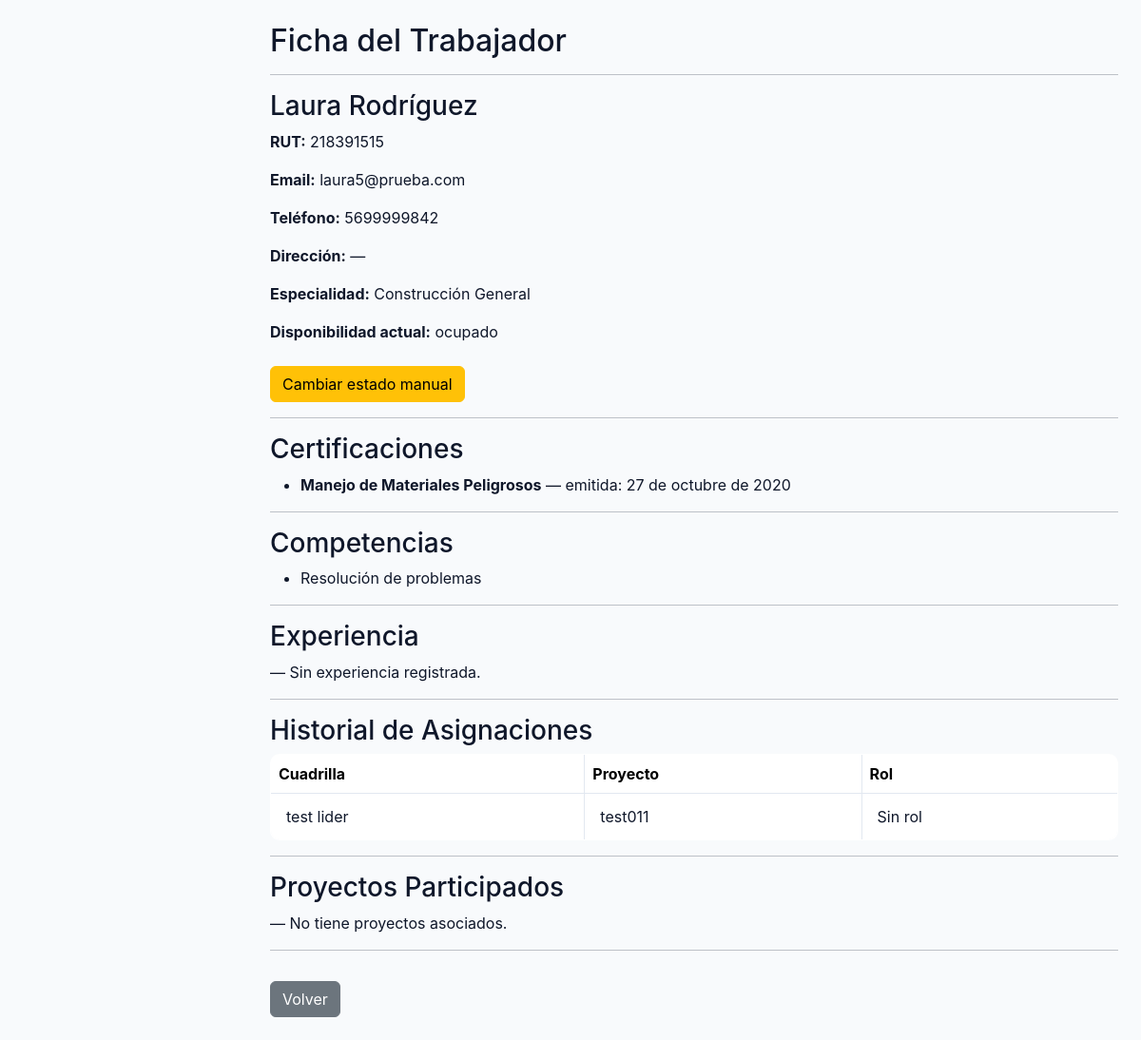
/personal/trabajador/16/detalle/, run on an earlier commit of the app's database.
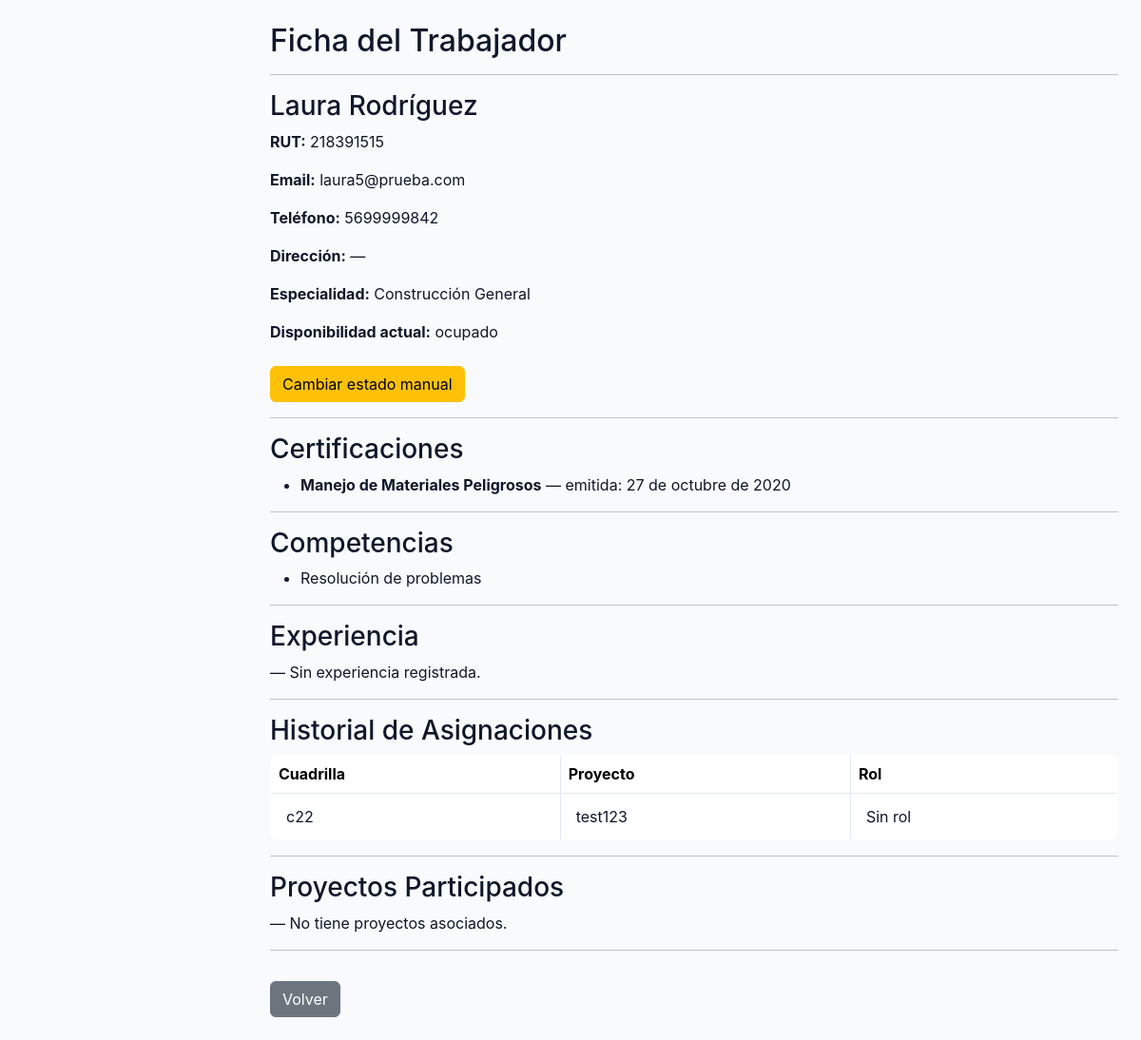
And on a later commit of the database.
### personal/models.py (models this page shows, shortened)
class Trabajador(models.Model):
    TIPO_CHOICES = [
        ('trabajador', 'Trabajador'),
        ('lider', 'Líder'),
        ('jefe', 'Jefe'),
    ]
    ESTADO_CHOICES = [
        ('disponible', 'Disponible'),
        ('asignado', 'Asignado'),
        ('vacaciones', 'Vacaciones'),
        ('licencia', 'Licencia'),
        ('inactivo', 'Inactivo'),
    ]
    rut = models.CharField(max_length=20, unique=True, validators=[rut_valido])
    nombre = models.CharField(max_length=100)
    apellido = models.CharField(max_length=100)
    email = models.EmailField()
    telefono = models.CharField(max_length=30, blank=True, null=True)
    direccion = models.CharField(max_length=255, blank=True, null=True)
    fecha_nacimiento = models.DateField(null=True, blank=True)
    tipo_trabajador = models.CharField(max_length=20, choices=TIPO_CHOICES, default='trabajador')
    especialidad = models.CharField(max_length=100, blank=True, null=True)
    estado = models.CharField(max_length=20, choices=ESTADO_CHOICES, default='disponible')
    fecha_ingreso = models.DateField(null=True, blank=True)
    anos_experiencia = models.PositiveIntegerField(default=0)
    user = models.OneToOneField(User, on_delete=models.SET_NULL, null=True, blank=True, related_name='trabajador_profile')
    activo = models.BooleanField(default=True)
    password_inicial = models.BooleanField(default=False)
    manual_override = models.BooleanField(default=False)
    created_at = models.DateTimeField(auto_now_add=True)
    updated_at = models.DateTimeField(auto_now=True)
    class Meta:
        verbose_name = 'Trabajador'
        verbose_name_plural = 'Trabajadores'

class CertificacionTrabajador(models.Model):
    trabajador = models.ForeignKey(Trabajador, on_delete=models.CASCADE, related_name='certificaciones_trabajador')
    nombre = models.CharField(max_length=150)
    entidad = models.CharField(max_length=150, blank=True, null=True)
    archivo = models.FileField(upload_to='certificaciones/', blank=True, null=True)
    fecha_emision = models.DateField()
    fecha_expiracion = models.DateField(null=True, blank=True)

class CompetenciaTrabajador(models.Model):
    NIVEL_CHOICES = [
        ('basico', 'Básico'),
        ('intermedio', 'Intermedio'),
        ('avanzado', 'Avanzado'),
        ('experto', 'Experto'),
    ]
    trabajador = models.ForeignKey(Trabajador, on_delete=models.CASCADE, related_name='competencias')
    nombre = models.CharField(max_length=100)
    nivel = models.CharField(max_length=20, choices=NIVEL_CHOICES, default='basico')
    fecha_adquisicion = models.DateField(null=True, blank=True)
    class Meta:
        unique_together = ('trabajador', 'nombre')

class Asignacion(models.Model):
    trabajador = models.ForeignKey(User, on_delete=models.CASCADE)
    cuadrilla = models.ForeignKey(Cuadrilla, on_delete=models.CASCADE, related_name='asignaciones')
    rol = models.ForeignKey(Rol, on_delete=models.SET_NULL, null=True, blank=True)

class Cuadrilla(models.Model):
    nombre = models.CharField(max_length=100)
    proyecto = models.ForeignKey(Proyecto, on_delete=models.CASCADE, related_name='cuadrillas', null=True, blank=True)
    lider = models.ForeignKey(User, on_delete=models.SET_NULL, null=True, blank=True, related_name='cuadrillas_lideradas')

### proyectos/models.py (models this page shows, shortened)
class Proyecto(models.Model):
    nombre = models.CharField(max_length=100)
    descripcion = models.TextField(blank=True)
    TIPO_CHOICES = [
        ('construccion', 'Construcción'),
        ('mantenimiento', 'Mantenimiento'),
        ('instalacion', 'Instalación'),
        ('otro', 'Otro'),
    ]
    tipo = models.CharField(max_length=30, choices=TIPO_CHOICES, default='otro')
    COMPLEJIDAD_CHOICES = [
        ('baja', 'Baja'),
        ('media', 'Media'),
        ('alta', 'Alta'),
    ]
    complejidad = models.CharField(max_length=10, choices=COMPLEJIDAD_CHOICES, default='media')
    fecha_inicio = models.DateField()
    fecha_termino = models.DateField(null=True, blank=True)
    jefe = models.ForeignKey(User, on_delete=models.CASCADE, related_name='proyectos')
    created_by = models.ForeignKey(User, on_delete=models.SET_NULL, null=True, blank=True, related_name='proyectos_creados')
    created_at = models.DateTimeField(auto_now_add=True)
    activo = models.BooleanField(default=True)

### personal/views.py (the view)
def detalle_trabajador(request, trabajador_id):
    trabajador = get_object_or_404(Trabajador, id=trabajador_id)
    perfil = TrabajadorPerfil.objects.filter(user=trabajador.user).first()
    competencias = CompetenciaTrabajador.objects.filter(trabajador=trabajador)
    certificaciones = CertificacionTrabajador.objects.filter(trabajador=trabajador)
    experiencias = ExperienciaTrabajador.objects.filter(trabajador=trabajador)
    asignaciones = Asignacion.objects.filter(trabajador=trabajador.user)
    if getattr(trabajador, 'manual_override', False):
        disponibilidad = trabajador.estado
    elif perfil:
        disponibilidad = perfil.estado_efectivo
    else:
        disponibilidad = '—'
    return render(request, "detalle_trabajador.html", {
        "trabajador": trabajador,
        "perfil": perfil,
        "competencias": competencias,
        "certificaciones": certificaciones,
        "experiencias": experiencias,
        "asignaciones": asignaciones,
        "disponibilidad": disponibilidad,
    })

### core/context_processors.py (called while the page is built, shortened)
def notificaciones_no_leidas(request):
    if request.user.is_authenticated:
        return {
            "notifs_no_leidas": request.user.notificaciones.filter(leida=False).count()
        }
    return {"notifs_no_leidas": 0}

def archivos_archivados_count(request):
    if not request.user.is_authenticated:
        return {"archivos_archivados_count": 0}

### personal/models.py (called while the page is built)
    @property
    def estado_efectivo(self):
        asignado = Asignacion.objects.filter(trabajador=self.user).exists()
        if asignado:
            return 'ocupado'
        return self.estado_manual

### personal/templates/detalle_trabajador.html (shortened to what this page needs)
{% extends 'base.html' %}
{% load custom_tags %}
{% block content %}
<h2>Ficha del Trabajador</h2>
<hr>
<h3>{{ trabajador.nombre }} {{ trabajador.apellido }}</h3>
<p><strong>RUT:</strong> {{ trabajador.rut }}</p>
<p><strong>Email:</strong> {{ trabajador.email }}</p>
<p><strong>Teléfono:</strong> {{ trabajador.telefono }}</p>
<p><strong>Dirección:</strong> {{ trabajador.direccion|default:"—" }}</p>
<p><strong>Especialidad:</strong> {{ trabajador.especialidad|default:"—" }}</p>
<p><strong>Disponibilidad actual:</strong> {{ disponibilidad }}</p>
<a href="{% url 'personal:editar_estado_trabajador' trabajador.id %}" class="btn btn-warning mt-2">
    Cambiar estado manual
</a>
<hr>
<h3>Certificaciones</h3>
{% if certificaciones %}
<ul>
    {% for c in certificaciones %}
        <li>
            <strong>{{ c.nombre }}</strong>
            — emitida: {{ c.fecha_emision }}
        </li>
    {% endfor %}
</ul>
{% else %}
<p>— No tiene certificaciones registradas.</p>
{% endif %}
<hr>
<h3>Competencias</h3>
{% if competencias %}
<ul>
    {% for comp in competencias %}
        <li>
            {{ comp.nombre }}
        </li>
    {% endfor %}
</ul>
{% else %}
<p>— No tiene competencias registradas.</p>
{% endif %}
<hr>
<h3>Experiencia</h3>
{% if experiencias %}
<ul>
    {% for exp in experiencias %}
        <li>
            {% if exp.proyecto %}
                Proyecto interno: {{ exp.proyecto.nombre }} — {{ exp.calificacion }}
            {% else %}
                Externo: {{ exp.proyecto_externo }} ({{ exp.empresa_externa }}) — {{ exp.calificacion }}
            {% endif %}
        </li>
    {% endfor %}
</ul>
{% else %}
<p>— Sin experiencia registrada.</p>
{% endif %}
<hr>
<h3>Historial de Asignaciones</h3>
{% if asignaciones %}
<table class="table table-bordered">
    <tr>
        <th>Cuadrilla</th>
        <th>Proyecto</th>
        <th>Rol</th>
    </tr>
    {% for a in asignaciones %}
    <tr>
        <td>{{ a.cuadrilla.nombre }}</td>
        <td>
            {% if a.cuadrilla.proyecto %}
                {{ a.cuadrilla.proyecto.nombre }}
            {% else %}
                —
            {% endif %}
        </td>
        <td>
            {% if a.rol %}
                {{ a.rol.nombre }}
            {% else %}
                Sin rol
            {% endif %}
        </td>
    </tr>
    {% endfor %}
</table>
{% else %}
<p>No tiene asignaciones en cuadrillas.</p>
{% endif %}
<hr>
<h3>Proyectos Participados</h3>
{% if proyectos %}
<ul>
    {% for p in proyectos %}
        <li>{{ p.nombre }}</li>
    {% endfor %}
</ul>
{% else %}
<p>— No tiene proyectos asociados.</p>
{% endif %}
<hr>
<a href="{% url 'proyectos:panel' %}" class="btn btn-secondary mt-3">Volver</a>
{% endblock %}

### core/templates/base.html (shortened to what this page needs)
{% load custom_tags %}
{% load static %}
<!DOCTYPE html>
<html lang="es">
<head>
    <link href="https://cdn.jsdelivr.net/npm/bootstrap@5.3.2/dist/css/bootstrap.min.css" rel="stylesheet">
    <link rel="stylesheet" href="{% static 'css/base.css' %}">
    <link rel="stylesheet" href="{% static 'css/sidebar.css' %}">
    <link rel="stylesheet" href="{% static 'css/components.css' %}">
    <link rel="stylesheet" href="{% static 'css/tables.css' %}">
    <link rel="stylesheet" href="{% static 'css/forms.css' %}">
</head>
<body class="app-shell">
<main class="app-content">
    {% block content %}{% endblock %}
</main>
</body>
</html>

### static/css/base.css (style rules this page uses)
:root { --primary: #1e40af; --primary-dark: #1e3a8a; --primary-light: #3b82f6; --secondary: #64748b; --accent: #f59e0b; --success: #10b981; --warning: #f59e0b; --danger: #ef4444; --info: #3b82f6; --pending: #8b5cf6; --bg-primary: #ffffff; --bg-secondary: #f8fafc; --bg-tertiary: #f1f5f9; --bg-sidebar: #1e293b; --border-light: #e2e8f0; --border-medium: #cbd5e1; --border-dark: #94a3b8; --text-primary: #0f172a; --text-secondary: #475569; --text-tertiary: #94a3b8; --text-white: #ffffff; --table-header: #f1f5f9; --table-row-odd: #ffffff; --table-row-even: #f8fafc; --table-hover: #e0f2fe; --table-border: #e2e8f0; --input-bg: #ffffff; --input-border: #cbd5e1; --input-focus: #3b82f6; --input-disabled: #f1f5f9; --input-error: #fecaca; --shadow-sm: 0 1px 2px 0 rgba(0, 0, 0, 0.05); --shadow-md: 0 4px 6px -1px rgba(0, 0, 0, 0.1); --shadow-lg: 0 10px 15px -3px rgba(0, 0, 0, 0.1); --radius-sm: 6px; --radius-md: 10px; --radius-lg: 14px; --space-1: 4px; --space-2: 8px; --space-3: 12px; --space-4: 16px; --space-5: 24px; --space-6: 32px; --sidebar-width: 260px; --color-bg: var(--bg-secondary); --color-panel: var(--bg-primary); --color-border: var(--border-medium); --color-muted: var(--secondary); --color-text: var(--text-primary); --color-primary: var(--primary); --color-primary-contrast: var(--text-white); --color-success: var(--success); --color-warning: var(--warning); --color-danger: var(--danger); }
html, body { height: 100%; }
body { background: var(--bg-secondary); color: var(--text-primary); font-family: "Inter", system-ui, -apple-system, Segoe UI, Roboto, Ubuntu, Cantarell, "Helvetica Neue", Arial, "Noto Sans", sans-serif; margin: 0; }
.app-shell { display: grid; grid-template-columns: var(--sidebar-width) 1fr; grid-template-rows: auto 1fr; grid-template-areas: "sidebar header" "sidebar content"; min-height: 100vh; }
.app-content { grid-area: content; padding: var(--space-5); }
.table { width: 100%; border-collapse: collapse; background: var(--table-row-odd); border: 1px solid var(--table-border); border-radius: var(--radius-md); overflow: hidden; }
.table tbody td { border-top: 1px solid var(--table-border); padding: var(--space-3) var(--space-4); color: var(--text-primary); }
.table tbody tr:nth-child(even) { background: var(--table-row-even); }

What changed in the data, as far as the page shows it:
removed Asignacion: cuadrilla.nombre "test lider", cuadrilla.proyecto.nombre "test011", shows "Sin rol"
added Asignacion: cuadrilla.nombre "c22", cuadrilla.proyecto.nombre "test123", shows "Sin rol"
